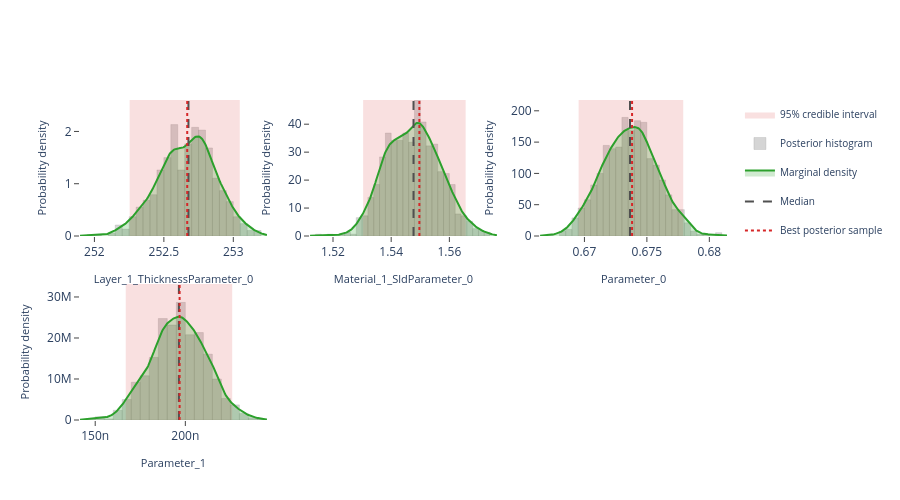

Write notebook code for a chart like this one.
### Markdown cell above
## Interactive posterior plots

The next three cells render the same Plotly figures that are shown on the
Bayesian Posterior tab of the EasyReflectometryApp:

* **Marginals** — per-parameter distribution: histogram + smooth KDE marginal,
  shaded 95% credible interval, and median / best-sample lines
  (`plot_distribution` or `posterior.distribution()`)
* **Corner plot** — pairwise marginals + 2-D contours + scatter (`plot_corner`)
* **Traces** — per-chain trace + marginal histogram (`plot_trace`)

The standalone helpers are called with ``return_figure=True`` so they return a
Plotly ``Figure`` that we render in the notebook with ``fig.show()``; the
``PosteriorResults`` methods return the figure directly.

### Code cell
# ---- Marginal posterior distributions ---------------------------------------
# One panel per free parameter, each overlaying the posterior histogram, a
# smooth Gaussian-KDE marginal, the shaded 95% credible interval, and the
# median / best-sample reference lines.  Mirrors the "Marginals" sub-tab in
# the EasyReflectometryApp.

# The PosteriorResults method passes ``logp`` through automatically so the
# best posterior sample (MAP) line is drawn:
fig = posterior.distribution()
fig.show()

# Standalone equivalent (pass ``logp`` to get the best-sample line):
# fig = plot_distribution(
#     posterior.draws,
#     posterior.param_names,
#     logp=posterior.logp,
#     return_figure=True,
# )
# fig.show()

### Figure 1 — Plotly figure (JSON) as saved in the notebook; plotly's stock layout.template omitted (floating-point values rounded to 4 significant figures; data arrays with more than 128 entries replaced by an {"elided": "..."} marker saying what was removed)
{"data": [{"fill": "toself", "fillcolor": "rgba(214, 39, 40, 0.14)", "hoverinfo": "skip", "legendgroup": "95% credible interval", "line": {"color": "rgba(214, 39, 40, 0.14)", "width": 0}, "mode": "lines", "name": "95% credible interval", "showlegend": true, "type": "scatter", "x": [252.3, 253.0, 253.0, 252.3, 252.3], "xaxis": "x", "y": [0.0, 0.0, 2.602, 2.602, 0.0], "yaxis": "y"}, {"histnorm": "probability density", "hovertemplate": "sample=%{x:.4f}<br>density: %{y:.2f}<extra></extra>", "legendgroup": "histogram", "marker": {"color": "rgba(120, 120, 120, 0.38)", "line": {"color": "rgba(120, 120, 120, 0.24)", "width": 1}}, "name": "Posterior histogram", "nbinsx": 40, "opacity": 0.82, "showlegend": true, "type": "histogram", "x": {"elided": "760 float values"}, "xaxis": "x", "yaxis": "y"}, {"fill": "tozeroy", "fillcolor": "rgba(44, 160, 44, 0.22)", "hovertemplate": "Layer_1_ThicknessParameter_0: %{x:.4f}<br>density: %{y:.4f}<extra></extra>", "legendgroup": "marginal", "line": {"color": "rgb(44, 160, 44)", "width": 2}, "mode": "lines", "name": "Marginal density", "showlegend": true, "type": "scatter", "x": {"elided": "256 float values"}, "xaxis": "x", "y": {"elided": "256 float values"}, "yaxis": "y"}, {"hovertemplate": "Median: %{x:.4f}<extra></extra>", "legendgroup": "Median", "line": {"color": "rgb(80, 80, 80)", "dash": "dash", "width": 2}, "mode": "lines", "name": "Median", "showlegend": true, "type": "scatter", "x": [252.7, 252.7], "xaxis": "x", "y": [0.0, 2.602], "yaxis": "y"}, {"hovertemplate": "Best posterior sample: %{x:.4f}<extra></extra>", "legendgroup": "Best posterior sample", "line": {"color": "rgb(214, 39, 40)", "dash": "dot", "width": 2}, "mode": "lines", "name": "Best posterior sample", "showlegend": true, "type": "scatter", "x": [252.7, 252.7], "xaxis": "x", "y": [0.0, 2.602], "yaxis": "y"}, {"fill": "toself", "fillcolor": "rgba(214, 39, 40, 0.14)", "hoverinfo": "skip", "legendgroup": "95% credible interval", "line": {"color": "rgba(214, 39, 40, 0.14)", "width": 0}, "mode": "lines", "name": "95% credible interval", "showlegend": false, "type": "scatter", "x": [1.53, 1.566, 1.566, 1.53, 1.53], "xaxis": "x2", "y": [0.0, 0.0, 48.66, 48.66, 0.0], "yaxis": "y2"}, {"histnorm": "probability density", "hovertemplate": "sample=%{x:.4f}<br>density: %{y:.2f}<extra></extra>", "legendgroup": "histogram", "marker": {"color": "rgba(120, 120, 120, 0.38)", "line": {"color": "rgba(120, 120, 120, 0.24)", "width": 1}}, "name": "Posterior histogram", "nbinsx": 40, "opacity": 0.82, "showlegend": false, "type": "histogram", "x": {"elided": "760 float values"}, "xaxis": "x2", "yaxis": "y2"}, {"fill": "tozeroy", "fillcolor": "rgba(44, 160, 44, 0.22)", "hovertemplate": "Material_1_SldParameter_0: %{x:.4f}<br>density: %{y:.4f}<extra></extra>", "legendgroup": "marginal", "line": {"color": "rgb(44, 160, 44)", "width": 2}, "mode": "lines", "name": "Marginal density", "showlegend": false, "type": "scatter", "x": {"elided": "256 float values"}, "xaxis": "x2", "y": {"elided": "256 float values"}, "yaxis": "y2"}, {"hovertemplate": "Median: %{x:.4f}<extra></extra>", "legendgroup": "Median", "line": {"color": "rgb(80, 80, 80)", "dash": "dash", "width": 2}, "mode": "lines", "name": "Median", "showlegend": false, "type": "scatter", "x": [1.548, 1.548], "xaxis": "x2", "y": [0.0, 48.66], "yaxis": "y2"}, {"hovertemplate": "Best posterior sample: %{x:.4f}<extra></extra>", "legendgroup": "Best posterior sample", "line": {"color": "rgb(214, 39, 40)", "dash": "dot", "width": 2}, "mode": "lines", "name": "Best posterior sample", "showlegend": false, "type": "scatter", "x": [1.55, 1.55], "xaxis": "x2", "y": [0.0, 48.66], "yaxis": "y2"}, {"fill": "toself", "fillcolor": "rgba(214, 39, 40, 0.14)", "hoverinfo": "skip", "legendgroup": "95% credible interval", "line": {"color": "rgba(214, 39, 40, 0.14)", "width": 0}, "mode": "lines", "name": "95% credible interval", "showlegend": false, "type": "scatter", "x": [0.6695, 0.6779, 0.6779, 0.6695, 0.6695], "xaxis": "x3", "y": [0.0, 0.0, 217.3, 217.3, 0.0], "yaxis": "y3"}, {"histnorm": "probability density", "hovertemplate": "sample=%{x:.4f}<br>density: %{y:.2f}<extra></extra>", "legendgroup": "histogram", "marker": {"color": "rgba(120, 120, 120, 0.38)", "line": {"color": "rgba(120, 120, 120, 0.24)", "width": 1}}, "name": "Posterior histogram", "nbinsx": 40, "opacity": 0.82, "showlegend": false, "type": "histogram", "x": {"elided": "760 float values"}, "xaxis": "x3", "yaxis": "y3"}, {"fill": "tozeroy", "fillcolor": "rgba(44, 160, 44, 0.22)", "hovertemplate": "Parameter_0: %{x:.4f}<br>density: %{y:.4f}<extra></extra>", "legendgroup": "marginal", "line": {"color": "rgb(44, 160, 44)", "width": 2}, "mode": "lines", "name": "Marginal density", "showlegend": false, "type": "scatter", "x": {"elided": "256 float values"}, "xaxis": "x3", "y": {"elided": "256 float values"}, "yaxis": "y3"}, {"hovertemplate": "Median: %{x:.4f}<extra></extra>", "legendgroup": "Median", "line": {"color": "rgb(80, 80, 80)", "dash": "dash", "width": 2}, "mode": "lines", "name": "Median", "showlegend": false, "type": "scatter", "x": [0.6736, 0.6736], "xaxis": "x3", "y": [0.0, 217.3], "yaxis": "y3"}, {"hovertemplate": "Best posterior sample: %{x:.4f}<extra></extra>", "legendgroup": "Best posterior sample", "line": {"color": "rgb(214, 39, 40)", "dash": "dot", "width": 2}, "mode": "lines", "name": "Best posterior sample", "showlegend": false, "type": "scatter", "x": [0.6738, 0.6738], "xaxis": "x3", "y": [0.0, 217.3], "yaxis": "y3"}, {"fill": "toself", "fillcolor": "rgba(214, 39, 40, 0.14)", "hoverinfo": "skip", "legendgroup": "95% credible interval", "line": {"color": "rgba(214, 39, 40, 0.14)", "width": 0}, "mode": "lines", "name": "95% credible interval", "showlegend": false, "type": "scatter", "x": [1.669e-07, 2.26e-07, 2.26e-07, 1.669e-07, 1.669e-07], "xaxis": "x4", "y": [0.0, 0.0, 33160000.0, 33160000.0, 0.0], "yaxis": "y4"}, {"histnorm": "probability density", "hovertemplate": "sample=%{x:.4f}<br>density: %{y:.2f}<extra></extra>", "legendgroup": "histogram", "marker": {"color": "rgba(120, 120, 120, 0.38)", "line": {"color": "rgba(120, 120, 120, 0.24)", "width": 1}}, "name": "Posterior histogram", "nbinsx": 40, "opacity": 0.82, "showlegend": false, "type": "histogram", "x": {"elided": "760 float values"}, "xaxis": "x4", "yaxis": "y4"}, {"fill": "tozeroy", "fillcolor": "rgba(44, 160, 44, 0.22)", "hovertemplate": "Parameter_1: %{x:.4f}<br>density: %{y:.4f}<extra></extra>", "legendgroup": "marginal", "line": {"color": "rgb(44, 160, 44)", "width": 2}, "mode": "lines", "name": "Marginal density", "showlegend": false, "type": "scatter", "x": {"elided": "256 float values"}, "xaxis": "x4", "y": {"elided": "256 float values"}, "yaxis": "y4"}, {"hovertemplate": "Median: %{x:.4f}<extra></extra>", "legendgroup": "Median", "line": {"color": "rgb(80, 80, 80)", "dash": "dash", "width": 2}, "mode": "lines", "name": "Median", "showlegend": false, "type": "scatter", "x": [1.964e-07, 1.964e-07], "xaxis": "x4", "y": [0.0, 33160000.0], "yaxis": "y4"}, {"hovertemplate": "Best posterior sample: %{x:.4f}<extra></extra>", "legendgroup": "Best posterior sample", "line": {"color": "rgb(214, 39, 40)", "dash": "dot", "width": 2}, "mode": "lines", "name": "Best posterior sample", "showlegend": false, "type": "scatter", "x": [1.968e-07, 1.968e-07], "xaxis": "x4", "y": [0.0, 33160000.0], "yaxis": "y4"}], "layout": {"barmode": "overlay", "height": 500, "legend": {"font": {"size": 10}}, "plot_bgcolor": "white", "showlegend": true, "xaxis": {"anchor": "y", "domain": [0.0, 0.2889], "range": [251.9, 253.2], "showgrid": false, "ticks": "outside", "title": {"font": {"size": 11}, "text": "Layer_1_ThicknessParameter_0"}, "zeroline": false}, "xaxis2": {"anchor": "y2", "domain": [0.3556, 0.6444], "range": [1.512, 1.576], "showgrid": false, "ticks": "outside", "title": {"font": {"size": 11}, "text": "Material_1_SldParameter_0"}, "zeroline": false}, "xaxis3": {"anchor": "y3", "domain": [0.7111, 1.0], "range": [0.6664, 0.6814], "showgrid": false, "ticks": "outside", "title": {"font": {"size": 11}, "text": "Parameter_0"}, "zeroline": false}, "xaxis4": {"anchor": "y4", "domain": [0.0, 0.2889], "range": [1.416e-07, 2.453e-07], "showgrid": false, "ticks": "outside", "title": {"font": {"size": 11}, "text": "Parameter_1"}, "zeroline": false}, "xaxis5": {"anchor": "y5", "domain": [0.3556, 0.6444], "showgrid": false, "ticks": "outside", "zeroline": false}, "xaxis6": {"anchor": "y6", "domain": [0.7111, 1.0], "showgrid": false, "ticks": "outside", "zeroline": false}, "yaxis": {"anchor": "x", "domain": [0.575, 1.0], "range": [0.0, 2.602], "showgrid": false, "ticks": "outside", "title": {"font": {"size": 11}, "text": "Probability density"}, "zeroline": false}, "yaxis2": {"anchor": "x2", "domain": [0.575, 1.0], "range": [0.0, 48.66], "showgrid": false, "ticks": "outside", "title": {"font": {"size": 11}, "text": "Probability density"}, "zeroline": false}, "yaxis3": {"anchor": "x3", "domain": [0.575, 1.0], "range": [0.0, 217.3], "showgrid": false, "ticks": "outside", "title": {"font": {"size": 11}, "text": "Probability density"}, "zeroline": false}, "yaxis4": {"anchor": "x4", "domain": [0.0, 0.425], "range": [0.0, 33160000.0], "showgrid": false, "ticks": "outside", "title": {"font": {"size": 11}, "text": "Probability density"}, "zeroline": false}, "yaxis5": {"anchor": "x5", "domain": [0.0, 0.425], "showgrid": false, "ticks": "outside", "zeroline": false}, "yaxis6": {"anchor": "x6", "domain": [0.0, 0.425], "showgrid": false, "ticks": "outside", "zeroline": false}}}
